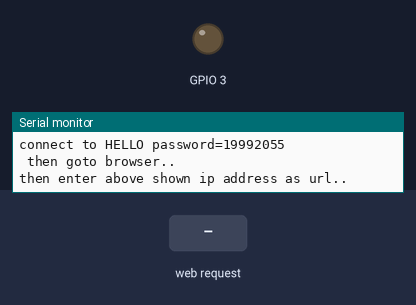
This sketch was run on a simulated ESP8266 (NodeMCU). On the bench: output pins drawn as LEDs (lit = HIGH), the last lines printed to the serial monitor. Inputs (shaded band) come from the test bench. Storage starts empty.

Above: at 1.3 s.
1.4 s: HTTP request GET /a received
At 2.5 s:
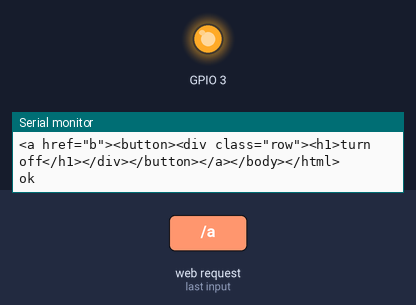
2.9 s: HTTP request GET / received
At 3.6 s:
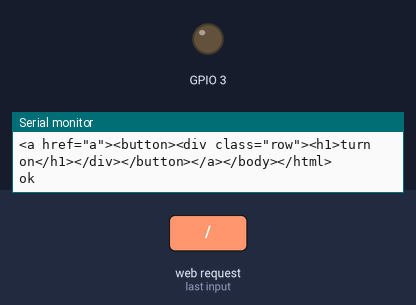
Timing chart, 0 to 5.9 s (numbered marks = the images above; inputs shaded):
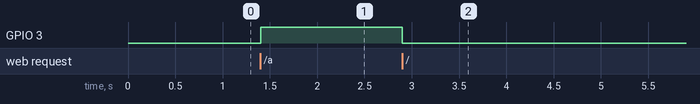

The sketch:

WiFiAccessPoint.ino
```cpp
#include <ESP8266WiFi.h>
#include <WiFiClient.h>
#include <ESP8266WebServer.h>
#include <FS.h>
#include "index.h"
const char *ssid = "HELLO";
const char *password = "19992055";
ESP8266WebServer server(80);
String url="";
String s = M_1;
 void handleRoot() {
 url="<a href=\"a\"><button><div class=\"row\"><h1>turn on</h1></div></button></a></body></html>";
 digitalWrite(3,0);         /////setted light off
 server.send(200, "text/html", s+url);
  Serial.println(s+url+"\nok");
  url="";
}

  void handleWebRequests(){
    ///no chaing in light
  server.send(404, "text/plain", "invalid option::404");
  Serial.println("error:::"+server.uri());
}

void turnon(){
  ////changed the url to next option
  url="<a href=\"b\"><button><div class=\"row\"><h1>turn off</h1></div></button></a></body></html>";
  digitalWrite(3,1);
    server.send(200, "text/html", s+url);
    Serial.println(s+url+"\nok");
    url="";
  }
void turnoff(){
  url="<a href=\"a\"><button><div class=\"row\"><h1>turn on</h1></div></button></a></body></html>";
  digitalWrite(3,0);
  server.send(200, "text/html", s+url);
  Serial.println(s+url+"\nok");
  url="";
  }


void setup() {
	Serial.begin(9600);
  pinMode(3,OUTPUT);
  SPIFFS.begin();
	Serial.print("Configuring access point...");
	WiFi.softAP(ssid, password);
	IPAddress myIP = WiFi.softAPIP();
	Serial.print("AP IP address(goto this url): ");
	Serial.println(myIP);
	server.on("/", handleRoot);
  server.on("/b",turnoff);
  server.on("/a",turnon);
  server.onNotFound(handleWebRequests); //Set setver all paths are not found so we can handle as per URI
	server.begin();
	Serial.println("HTTP server started");
  Serial.println("connect to HELLO password=19992055 \n then goto browser..\nthen enter above shown ip address as url..");
}

void loop() {
	server.handleClient();

}
```

index.h
```cpp
const char M_1 []= R"=====(
<!DOCTYPE html>
<html>
<head>
<meta name="viewport" content="width=device-width, initial-scale=1">
<style>
* {
  box-sizing: border-box;
}

body {
  font-family: Arial, Helvetica, sans-serif;
  text-align:center;
}
.row {
  width:100%;
  height:10rem;
  text-align:center;
  background:silver;
}
.row:after {
  content: "";
  display: table;
  clear: both;
}

</style>
</head>
<body>

<h2>light monitoring ..</h2>
<p></p>
)=====";
```

Measured:
- after the input at 1.4 s, GPIO 3: LOW → HIGH at once
- after the input at 2.9 s, GPIO 3: HIGH → LOW at once
